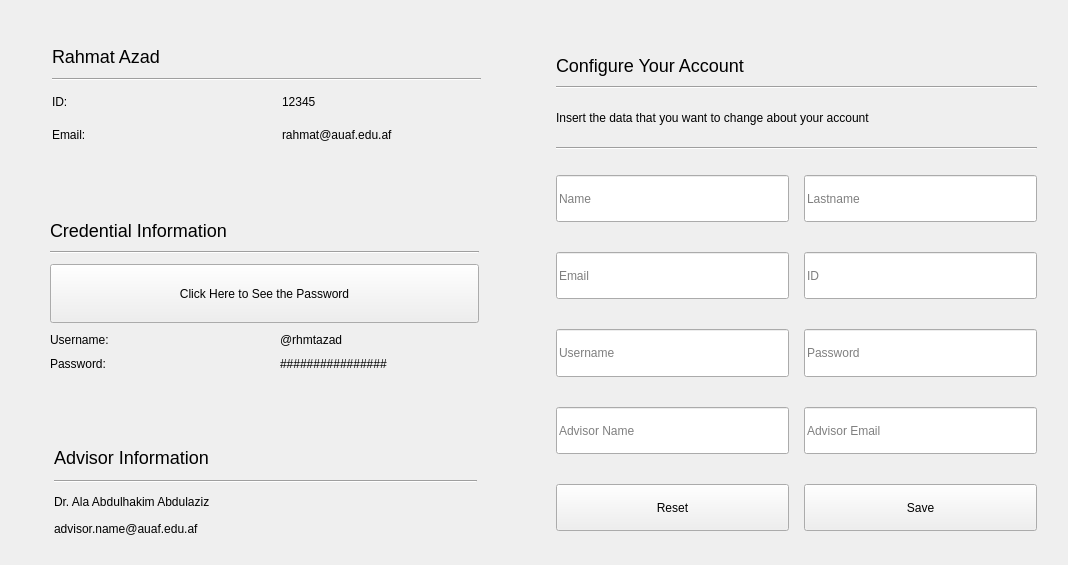
         <widget class="QWidget" name="account_page">
          <widget class="QFrame" name="account_page_advisor">
           <property name="geometry">
            <rect>
             <x>30</x>
             <y>420</y>
             <width>470</width>
             <height>136</height>
            </rect>
           </property>
           <property name="styleSheet">
            <string notr="true"/>
           </property>
           <property name="frameShape">
            <enum>QFrame::NoFrame</enum>
           </property>
           <property name="frameShadow">
            <enum>QFrame::Plain</enum>
           </property>
           <widget class="QWidget" name="layoutWidget_10">
            <property name="geometry">
             <rect>
              <x>24</x>
              <y>20</y>
              <width>423</width>
              <height>97</height>
             </rect>
            </property>
            <layout class="QVBoxLayout" name="account_page_advisor_container" stretch="3,0,2,2">
             <property name="spacing">
              <number>10</number>
             </property>
             <property name="topMargin">
              <number>5</number>
             </property>
             <item>
              <widget class="QLabel" name="account_page_advisor_title">
               <property name="styleSheet">
                <string notr="true">font-size: 18px;</string>
               </property>
               <property name="text">
                <string>Advisor Information</string>
               </property>
              </widget>
             </item>
             <item>
              <widget class="Line" name="account_page_advisor_line">
               <property name="orientation">
                <enum>Qt::Horizontal</enum>
               </property>
              </widget>
             </item>
             <item>
              <widget class="QLabel" name="account_page_advisor_name">
               <property name="text">
                <string>Dr. Ala Abdulhakim Abdulaziz</string>
               </property>
              </widget>
             </item>
             <item>
              <widget class="QLabel" name="account_page_advisor_email">
               <property name="text">
                <string>advisor.name@auaf.edu.af</string>
               </property>
              </widget>
             </item>
            </layout>
           </widget>
          </widget>
          <widget class="QFrame" name="account_page_user">
           <property name="geometry">
            <rect>
             <x>32</x>
             <y>30</y>
             <width>470</width>
             <height>136</height>
            </rect>
           </property>
           <property name="styleSheet">
            <string notr="true"/>
           </property>
           <property name="frameShape">
            <enum>QFrame::NoFrame</enum>
           </property>
           <property name="frameShadow">
            <enum>QFrame::Plain</enum>
           </property>
           <widget class="QWidget" name="layoutWidget_14">
            <property name="geometry">
             <rect>
              <x>10</x>
              <y>10</y>
              <width>449</width>
              <height>111</height>
             </rect>
            </property>
            <layout class="QGridLayout" name="gridLayout_9">
             <property name="leftMargin">
              <number>10</number>
             </property>
             <property name="topMargin">
              <number>5</number>
             </property>
             <property name="rightMargin">
              <number>10</number>
             </property>
             <property name="bottomMargin">
              <number>5</number>
             </property>
             <property name="horizontalSpacing">
              <number>30</number>
             </property>
             <property name="verticalSpacing">
              <number>10</number>
             </property>
             <item row="0" column="0" colspan="2">
              <widget class="QLabel" name="account_page_user_title">
               <property name="styleSheet">
                <string notr="true">font-size: 18px;</string>
               </property>
               <property name="text">
                <string>Rahmat Azad</string>
               </property>
              </widget>
             </item>
             <item row="1" column="0" colspan="2">
              <widget class="Line" name="line_16">
               <property name="orientation">
                <enum>Qt::Horizontal</enum>
               </property>
              </widget>
             </item>
             <item row="2" column="0">
              <widget class="QLabel" name="user_sum_major_10">
               <property name="sizePolicy">
                <sizepolicy hsizetype="Expanding" vsizetype="Preferred">
                 <horstretch>0</horstretch>
                 <verstretch>0</verstretch>
                </sizepolicy>
               </property>
               <property name="text">
                <string>ID:</string>
               </property>
              </widget>
             </item>
             <item row="2" column="1">
              <widget class="QLabel" name="account_page_user_id">
               <property name="sizePolicy">
                <sizepolicy hsizetype="Expanding" vsizetype="Preferred">
                 <horstretch>0</horstretch>
                 <verstretch>0</verstretch>
                </sizepolicy>
               </property>
               <property name="text">
                <string>12345</string>
               </property>
              </widget>
             </item>
             <item row="3" column="0">
              <widget class="QLabel" name="user_sum_concentration_14">
               <property name="sizePolicy">
                <sizepolicy hsizetype="Expanding" vsizetype="Preferred">
                 <horstretch>0</horstretch>
                 <verstretch>0</verstretch>
                </sizepolicy>
               </property>
               <property name="text">
                <string>Email:</string>
               </property>
              </widget>
             </item>
             <item row="3" column="1">
              <widget class="QLabel" name="accoun_page_user_email">
               <property name="sizePolicy">
                <sizepolicy hsizetype="Expanding" vsizetype="Preferred">
                 <horstretch>0</horstretch>
                 <verstretch>0</verstretch>
                </sizepolicy>
               </property>
               <property name="text">
                <string>rahmat@auaf.edu.af</string>
               </property>
              </widget>
             </item>
            </layout>
           </widget>
          </widget>
          <widget class="QFrame" name="account_page_credential">
           <property name="geometry">
            <rect>
             <x>30</x>
             <y>195</y>
             <width>470</width>
             <height>196</height>
            </rect>
           </property>
           <property name="styleSheet">
            <string notr="true"/>
           </property>
           <property name="frameShape">
            <enum>QFrame::NoFrame</enum>
           </property>
           <property name="frameShadow">
            <enum>QFrame::Plain</enum>
           </property>
           <widget class="QWidget" name="layoutWidget_7">
            <property name="geometry">
             <rect>
              <x>10</x>
              <y>20</y>
              <width>449</width>
              <height>161</height>
             </rect>
            </property>
            <layout class="QGridLayout" name="gridLayout_7">
             <property name="leftMargin">
              <number>10</number>
             </property>
             <property name="topMargin">
              <number>5</number>
             </property>
             <property name="rightMargin">
              <number>10</number>
             </property>
             <property name="bottomMargin">
              <number>5</number>
             </property>
             <property name="horizontalSpacing">
              <number>30</number>
             </property>
             <property name="verticalSpacing">
              <number>10</number>
             </property>
             <item row="3" column="1">
              <widget class="QLabel" name="account_page_credential_username">
               <property name="sizePolicy">
                <sizepolicy hsizetype="Expanding" vsizetype="Preferred">
                 <horstretch>0</horstretch>
                 <verstretch>0</verstretch>
                </sizepolicy>
               </property>
               <property name="text">
                <string>@rhmtazad</string>
               </property>
              </widget>
             </item>
             <item row="4" column="0">
              <widget class="QLabel" name="user_sum_concentration_13">
               <property name="sizePolicy">
                <sizepolicy hsizetype="Expanding" vsizetype="Preferred">
                 <horstretch>0</horstretch>
                 <verstretch>0</verstretch>
                </sizepolicy>
               </property>
               <property name="text">
                <string>Password:</string>
               </property>
              </widget>
             </item>
             <item row="3" column="0">
              <widget class="QLabel" name="user_sum_major_9">
               <property name="sizePolicy">
                <sizepolicy hsizetype="Expanding" vsizetype="Preferred">
                 <horstretch>0</horstretch>
                 <verstretch>0</verstretch>
                </sizepolicy>
               </property>
               <property name="text">
                <string>Username:</string>
               </property>
              </widget>
             </item>
             <item row="0" column="0" colspan="2">
              <widget class="QLabel" name="account_page_credential_title">
               <property name="styleSheet">
                <string notr="true">font-size: 18px;</string>
               </property>
               <property name="text">
                <string>Credential Information</string>
               </property>
              </widget>
             </item>
             <item row="1" column="0" colspan="2">
              <widget class="Line" name="line_15">
               <property name="orientation">
                <enum>Qt::Horizontal</enum>
               </property>
              </widget>
             </item>
             <item row="4" column="1">
              <widget class="QLabel" name="account_page_credential_password">
               <property name="sizePolicy">
                <sizepolicy hsizetype="Expanding" vsizetype="Preferred">
                 <horstretch>0</horstretch>
                 <verstretch>0</verstretch>
                </sizepolicy>
               </property>
               <property name="text">
                <string>################</string>
               </property>
              </widget>
             </item>
             <item row="2" column="0" colspan="2">
              <widget class="QPushButton" name="account_page_credential_reveal">
               <property name="sizePolicy">
                <sizepolicy hsizetype="Expanding" vsizetype="Expanding">
                 <horstretch>0</horstretch>
                 <verstretch>0</verstretch>
                </sizepolicy>
               </property>
               <property name="text">
                <string>Click Here to See the Password</string>
               </property>
              </widget>
             </item>
            </layout>
           </widget>
          </widget>
          <widget class="QFrame" name="account_page_config">
           <property name="geometry">
            <rect>
             <x>536</x>
             <y>30</y>
             <width>523</width>
             <height>526</height>
            </rect>
           </property>
           <property name="styleSheet">
            <string notr="true"/>
           </property>
           <property name="frameShape">
            <enum>QFrame::NoFrame</enum>
           </property>
           <property name="frameShadow">
            <enum>QFrame::Plain</enum>
           </property>
           <widget class="QWidget" name="layoutWidget_5">
            <property name="geometry">
             <rect>
              <x>20</x>
              <y>20</y>
              <width>481</width>
              <height>486</height>
             </rect>
            </property>
            <layout class="QVBoxLayout" name="account_page_config_container" stretch="0,0,2,0,20">
             <property name="spacing">
              <number>10</number>
             </property>
             <property name="topMargin">
              <number>5</number>
             </property>
             <property name="bottomMargin">
              <number>0</number>
             </property>
             <item>
              <widget class="QLabel" name="config_account_title">
               <property name="styleSheet">
                <string notr="true">font-size: 18px;</string>
               </property>
               <property name="text">
                <string>Configure Your Account</string>
               </property>
              </widget>
             </item>
             <item>
              <widget class="Line" name="config_account_line1">
               <property name="orientation">
                <enum>Qt::Horizontal</enum>
               </property>
              </widget>
             </item>
             <item>
              <widget class="QLabel" name="config_account_guide">
               <property name="text">
                <string>Insert the data that you want to change about your account</string>
               </property>
              </widget>
             </item>
             <item>
              <widget class="Line" name="config_account_line2">
               <property name="orientation">
                <enum>Qt::Horizontal</enum>
               </property>
              </widget>
             </item>
             <item>
              <layout class="QGridLayout" name="account_page_config_input_container">
               <property name="topMargin">
                <number>15</number>
               </property>
               <property name="rightMargin">
                <number>0</number>
               </property>
               <property name="bottomMargin">
                <number>5</number>
               </property>
               <property name="horizontalSpacing">
                <number>15</number>
               </property>
               <property name="verticalSpacing">
                <number>30</number>
               </property>
               <item row="1" column="0">
                <widget class="QLineEdit" name="config_account_email">
                 <property name="sizePolicy">
                  <sizepolicy hsizetype="Expanding" vsizetype="Expanding">
                   <horstretch>0</horstretch>
                   <verstretch>0</verstretch>
                  </sizepolicy>
                 </property>
                 <property name="text">
                  <string/>
                 </property>
                 <property name="placeholderText">
                  <string>Email</string>
                 </property>
                </widget>
               </item>
               <item row="0" column="0">
                <widget class="QLineEdit" name="config_account_name">
                 <property name="sizePolicy">
                  <sizepolicy hsizetype="Expanding" vsizetype="Expanding">
                   <horstretch>0</horstretch>
                   <verstretch>0</verstretch>
                  </sizepolicy>
                 </property>
                 <property name="text">
                  <string/>
                 </property>
                 <property name="placeholderText">
                  <string>Name</string>
                 </property>
                </widget>
               </item>
               <item row="2" column="0">
                <widget class="QLineEdit" name="config_account_username">
                 <property name="sizePolicy">
                  <sizepolicy hsizetype="Expanding" vsizetype="Expanding">
                   <horstretch>0</horstretch>
                   <verstretch>0</verstretch>
                  </sizepolicy>
                 </property>
                 <property name="text">
                  <string/>
                 </property>
                 <property name="placeholderText">
                  <string>Username</string>
                 </property>
                </widget>
               </item>
               <item row="2" column="1">
                <widget class="QLineEdit" name="config_account_password">
                 <property name="sizePolicy">
                  <sizepolicy hsizetype="Expanding" vsizetype="Expanding">
                   <horstretch>0</horstretch>
                   <verstretch>0</verstretch>
                  </sizepolicy>
                 </property>
                 <property name="text">
                  <string/>
                 </property>
                 <property name="placeholderText">
                  <string>Password</string>
                 </property>
                </widget>
               </item>
               <item row="3" column="1">
                <widget class="QLineEdit" name="config_account_advisor_email">
                 <property name="sizePolicy">
                  <sizepolicy hsizetype="Expanding" vsizetype="Expanding">
                   <horstretch>0</horstretch>
                   <verstretch>0</verstretch>
                  </sizepolicy>
                 </property>
                 <property name="text">
                  <string/>
                 </property>
                 <property name="placeholderText">
                  <string>Advisor Email</string>
                 </property>
                </widget>
               </item>
               <item row="3" column="0">
                <widget class="QLineEdit" name="config_account_advisor_name">
                 <property name="sizePolicy">
                  <sizepolicy hsizetype="Expanding" vsizetype="Expanding">
                   <horstretch>0</horstretch>
                   <verstretch>0</verstretch>
                  </sizepolicy>
                 </property>
                 <property name="text">
                  <string/>
                 </property>
                 <property name="placeholderText">
                  <string>Advisor Name</string>
                 </property>
                </widget>
               </item>
               <item row="1" column="1">
                <widget class="QLineEdit" name="config_account_id">
                 <property name="sizePolicy">
                  <sizepolicy hsizetype="Expanding" vsizetype="Expanding">
                   <horstretch>0</horstretch>
                   <verstretch>0</verstretch>
                  </sizepolicy>
                 </property>
                 <property name="text">
                  <string/>
                 </property>
                 <property name="placeholderText">
                  <string>ID</string>
                 </property>
                </widget>
               </item>
               <item row="4" column="0">
                <widget class="QPushButton" name="config_account_reset">
                 <property name="sizePolicy">
                  <sizepolicy hsizetype="Expanding" vsizetype="Expanding">
                   <horstretch>0</horstretch>
                   <verstretch>0</verstretch>
                  </sizepolicy>
                 </property>
                 <property name="mouseTracking">
                  <bool>false</bool>
                 </property>
                 <property name="text">
                  <string>Reset</string>
                 </property>
                </widget>
               </item>
               <item row="4" column="1">
                <widget class="QPushButton" name="config_account_save">
                 <property name="sizePolicy">
                  <sizepolicy hsizetype="Expanding" vsizetype="Expanding">
                   <horstretch>0</horstretch>
                   <verstretch>0</verstretch>
                  </sizepolicy>
                 </property>
                 <property name="text">
                  <string>Save</string>
                 </property>
                </widget>
               </item>
               <item row="0" column="1">
                <widget class="QLineEdit" name="config_account_lastname">
                 <property name="sizePolicy">
                  <sizepolicy hsizetype="Expanding" vsizetype="Expanding">
                   <horstretch>0</horstretch>
                   <verstretch>0</verstretch>
                  </sizepolicy>
                 </property>
                 <property name="text">
                  <string/>
                 </property>
                 <property name="placeholderText">
                  <string>Lastname</string>
                 </property>
                </widget>
               </item>
              </layout>
             </item>
            </layout>
           </widget>
          </widget>
          <zorder>account_page_user</zorder>
          <zorder>account_page_advisor</zorder>
          <zorder>account_page_credential</zorder>
          <zorder>account_page_config</zorder>
         </widget>
